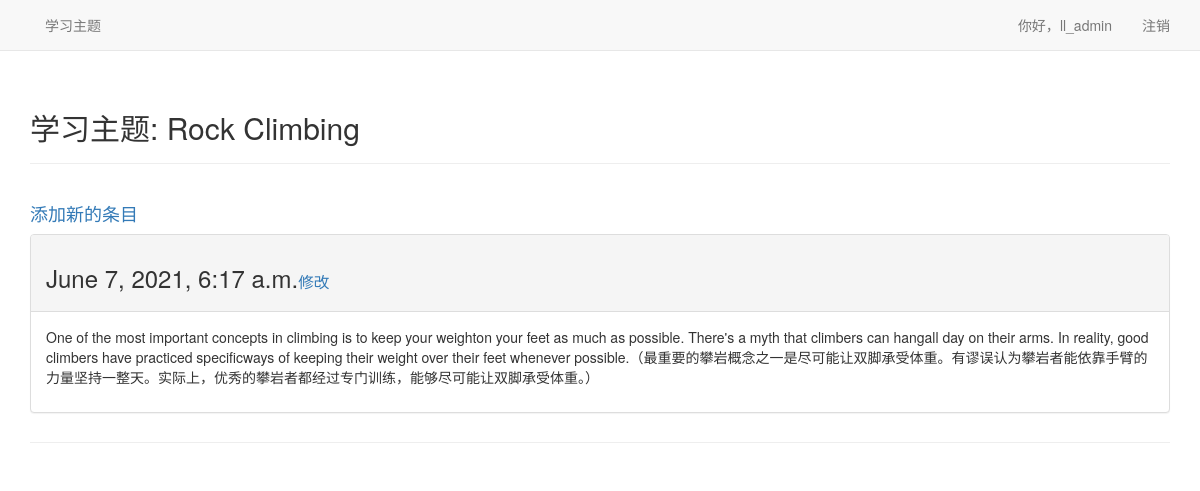
Page /topic/2 (signed in) on the committed database.
### learning_logs/models.py (models this page shows, shortened)
class Topic(models.Model):
	text = models.CharField(max_length=200)
	date_added = models.DateTimeField(auto_now_add=True)
	owner = models.ForeignKey(User, on_delete=models.CASCADE)
	def __str__(self):
		return self.text

class Entry(models.Model):
	topic = models.ForeignKey(Topic, on_delete=models.CASCADE)
	text = models.TextField()
	date_added = models.DateTimeField(auto_now_add=True)
	class Meta:
		verbose_name_plural = 'entries'

### learning_logs/views.py (the view)
# urls.py: path('topic/<int:topic_id>', views.topic, name='topic'),
@login_required
def topic(request, topic_id):
	topic = Topic.objects.get(id=topic_id)
	if topic.owner != request.user:
		raise Http404
	entries = topic.entry_set.order_by('-date_added')
	context = { 'topic': topic, 'entries': entries }
	return render(request, 'learning_logs/topic.html', context)

### templates/learning_logs/topic.html
{% extends 'learning_logs/base.html' %}
{% load bootstrap3 %}
{% block header %}
<h2>学习主题: {{topic}}</h2>
{% endblock header %}
{% block content %}
	<h4><a href="{% url 'learning_logs:new_entry' topic.id%}">添加新的条目</a></h4>
	{% for e in entries %}
		<div class="panel panel-default">
			<div class="panel-heading">
				<h3>{{e.date_added}}<small><a href="{% url 'learning_logs:edit_entry' e.id %}">修改</a></small></h3>
			</div>
			<div class="panel-body">
				{{e.text|linebreaks}}
			</div>
		</div>
	{% empty %}
		<h4>还没有任务呦，快来添加吧～</h4>
	{% endfor %}
{% endblock content %}

### templates/learning_logs/base.html (shortened to what this page needs)
{% load bootstrap3 %}
<!DOCTYPE html>
<html>
	<head>
		{% bootstrap_css %}
	</head>
	<body>
		<nav class="navbar navbar-default navbar-static-top">
			<div class="container">
				<div id="navbar" class="navbar-collapse collapse">
					<ul class="nav navbar-nav">
						<li><a href="{% url 'learning_logs:topics' %}">学习主题</a></li>
					</ul>
					<ul class="nav navbar-nav navbar-right">
						{% if user.is_authenticated %}
							<li><a>你好，{{user.username}}</a></li>
							<li><a href="{% url 'users:logout' %}">注销</a></li>
						{% else %}
							<li><a href="{% url 'users:login' %}">登录</a></li>
							<li><a href="{% url 'users:register' %}">注册</a></li>
						{% endif %}
					</ul>
				</div>
			</div>
		</nav>
		<div class="container">
			<div class="page-header">
				{% block header %}{% endblock header %}
			</div>
			<div class="page-header">
				{% block content %}{% endblock content %}
			</div>
		</div>
	</body>
</html>

### rows in the picture
Topic: text "Rock Climbing"
Entry: date_added "June 7, 2021, 6:17 a.m.", text "One of the most important concepts in climbing is to keep your weighton your feet as much as possible. There's a myth that climbers can hangall day on their arms. In reality, good climbers have practiced specificways of keeping their weight over their feet whenever possible.（最重要的攀岩概念之一是尽可能让双脚承受体重。有谬误认为攀岩者能依靠手臂的力量坚持一整天。实际上，优秀的攀岩者都经过专门训练，能够尽可能让双脚承受体重。）"

### other values in the picture
{{ user.username }} "ll_admin"
